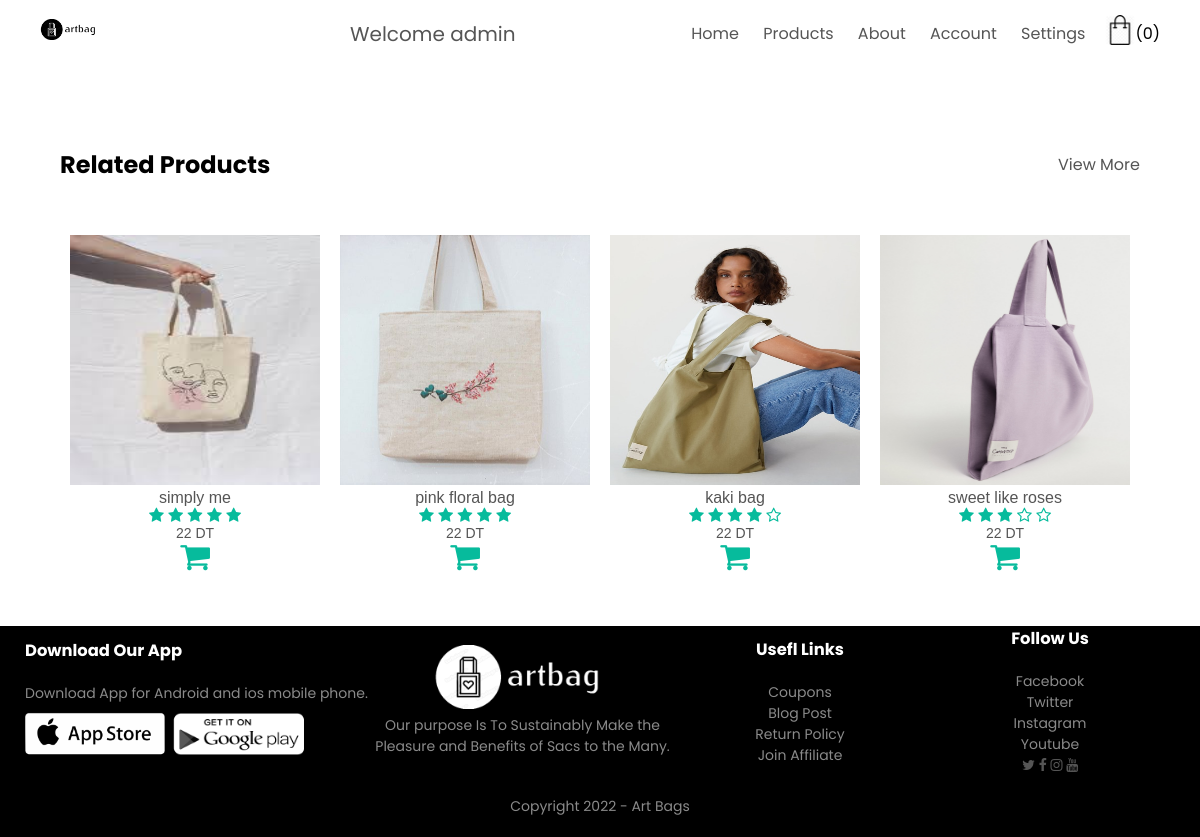
The app's page /productDetails.php (signed in) with its own data.
### tables this page shows
create table article(
    idarticle int(4) auto_increment primary key,   
    nom varchar(50) unique,
    descr varchar(200),
    img varchar(255) unique ,
    qtestock int,
    prix int ,
    rating int ,
    sale int 
);

### productDetails.php (the view, shortened to what this page needs)
<!DOCTYPE html>
<?php
require_once("connection.php");
$pseudo=$_SESSION['pseudo'] ;
if(isset($_SESSION['id'])) {
    $iduser=$_SESSION['id'];
}
else {
    $iduser="";
}
$id= $_SESSION['idarticle'] ;
?>
<html lang="en">
<head>
   <link rel="stylesheet" href="style.css">
   <link rel="stylesheet" href="https://cdn.jsdelivr.net/npm/@fortawesome/fontawesome-free@5.15.3/css/fontawesome.min.css">
   <link rel="stylesheet" href="https://cdnjs.cloudflare.com/ajax/libs/font-awesome/4.7.0/css/font-awesome.css" />
</head>
<body>
<div class="container">
<div class="navbar">
  <div class="logo">
  <a href="index.php"><img src="images/okk.png" width=60px heigh=30px  ></a>
  <?php if (!empty($iduser)){ ?>
  <div class="welcome">
	     <p> Welcome <?php echo  $pseudo ;?></p>
	   </div>
    <?php } ?>
  </div>
  <nav>
  <ul id="MenuItems">
        <li><a href="index.php">Home</a></li>
        <li><a href="products.php">Products</a></li>
        <li><a href="about.php">About</a></li>
        <li><a href="login.php">Account</a></li>
        <?php if (!empty($iduser) ){ ?>
        <div class="dropdown">
        <li><a href="#">Settings</a></li>
        </div>
        <?php } ?>
     </ul>
  </nav>
  <a href="cart.php"><img src="images/cad.png" width=30px height=30px></a>
  <?php
  if ( isset($_SESSION['fact']))
  $fact=$_SESSION['fact'];
  else $fact=0 ;
  if (!empty($iduser)){
      $sql ="SELECT * FROM commande WHERE idcc='$iduser' && ord='$fact'" ;
      $result= mysqli_query($conn, $sql);
      if ($result)
          { $nombre=mysqli_num_rows($result) ;
            echo "(".$nombre.")" ;    }
      else { echo "(0)" ; }        }
          ?>
</div>
</div>
<div class="small-container">
    <div class="row row2">
       <h2> Related Products </h2>
       <a href="products.php">View More</a>
    </div>
</div>
<div class="small-container">
    <div class="row ">
    <?php
        $sql ="SELECT * FROM article " ;
        $result= mysqli_query($conn, $sql);
        $s=0 ;
        if(mysqli_num_rows($result)>0){
           while($row= mysqli_fetch_assoc($result))  {
                   if(($row['idarticle']>$id) && $s<4 )  {
                       $s=$s+1; ?>
        <div id="<?php echo $row['idarticle'];?>" class="col-4">
        <a href="productDetails.php?id=<?php echo $row['idarticle'];?>"> <img src=<?php print $row['img'] ?> ></a>
            <h4><?php echo $row['nom'];?></h4>
            <div  class="rating">
            <?php $mm=0;
                               for($i=0;$i<$row['rating'];$i++){
                                   $mm=$mm+1;?>
                                         <a href="stars2.php?fa=<?php echo $i ?>&fart=<?php echo $row['idarticle'];?>&id=<?php echo $id;?>"  >  <i class="fa fa-star"></i></a>
                                <?php }for($i=0;$i<(5-$row['rating']);$i++){
                                    ?>
                                    <a href="stars2.php?fa=<?php echo $mm+$i ?>&fart=<?php echo $row['idarticle'];?>&id=<?php echo $id;?>"  >  <i class="fa fa-star-o"></i></a>
                                 <?php } ?>
                                </div>
            <p><?php echo $row['prix']." DT";?></p>
            <?php
                        $a=$row['idarticle'];
                        $sql2 ="SELECT * FROM commande WHERE (idart='$a' && idcc='$iduser' && ord='$fact ')" ;
                        $result2= mysqli_query($conn, $sql2);
                        if(mysqli_num_rows($result2)==0){?>
                          <div class="shop1">
                          <a href="addcommande2.php?id=<?php echo $row['idarticle'];?>"  ><i class="fa fa-shopping-cart fa-2x"></i></a>
                          </div>
                        <?php } else { ?>
                            <div class="shop2">
                            <a href="addcommande2.php?id=<?php echo $row['idarticle'];?>"  ><i class="fa fa-shopping-cart fa-2x"></i></a>
                          </div>
                           <?php } ?>
        </div>
       <?php }}}
                    $s=$s+1; ?>
    </div>
</div>
<div class="footer">
    <div class="container">
        <div class="row">
            <div class="footer-col-1">
                <h3> Download Our App </h3>
                <p>Download App for Android and ios mobile phone.</p>
                <div class="app-logo">
                    <img src="images/Download/appstore.png" height=50px>
                    <img src="images/Download/googleplay.png" height=50px>
                </div>
            </div>
            <div class="footer-col-2">
                <a href="index.php"><img src="images/okk.png" width=120px></a>
                <p>Our purpose Is To Sustainably Make the Pleasure and Benefits of Sacs to the Many.</p>
            </div>
            <div class="footer-col-3">
                <h3>Usefl Links</h3>
                <ul>
                    <li>Coupons</li>
                    <li>Blog Post</li>
                    <li>Return Policy</li>
                    <li>Join Affiliate</li>
                </ul>
            </div>
            <div class="footer-col-4">
                <h3>Follow Us</h3>
                <ul>
                    <li>Facebook</li>
                    <li>Twitter</li>
                    <li>Instagram</li>
                    <li>Youtube</li>
                </ul>
                <div id="icons">
                    <a href="http://www.twitter.fr"><i class="fa fa-twitter"></i></a>
                    <a href="http://www.facebook.fr"><i class="fa fa-facebook"></i></a>
                    <a href="http://www.instagram.fr"><i class="fa fa-instagram"></i></a>
                    <a href="http://www.youtube.fr"><i class="fa fa-youtube"></i></a>
                </div>
        </div>
        <p class="copyright">Copyright 2022 - Art Bags</p>
     </div>
</div>
</body>
</html>

### style.css (style rules this page uses)
* { margin :0 ; padding : 0; box-sizing :0 ; }
body { font-family: 'Poppins', sans-serif; }
.navbar { display : flex; align-items: center ; padding: 15px ; }
nav { flex:1 ; text-align : right ; }
nav ul { display : inline-block ; list-style-type:none ; }
nav ul li { display : inline-block; margin-right : 20px ; }
a { text-decoration : none ; color :#555 ; }
p { color : #555 ; }
.container { max-width : 1300px ; padding-left:25px ; margin : auto ; padding-right:25px ; }
.row { display:flex ; align-items: center ; flex-wrap: wrap ; justify-content: space-around; }
.small-container { max-width:1080px ; margin:auto ; padding-left:25px ; padding-right:25px ; }
.col-4 { flex-basis:24% ; padding:3px ; min-width:200px ; margin-bottom:50px ; transition : transform 0.5s; text-align: center; color:#555; font-family: 'Khula', sans-serif; }
.col-4 img { width:250px ; height:250px ; }
h4 { color:#555; font-weight: normal ; }
.col-4 p { font-size : 14px ; }
.row2 { justify-content: space-between; margin:80px auto 50px ; }
.rating .fa { color:#07BB9C; }
.shop1 a { color:#07BB9C; }
.small-container { margin:auto ; }
.footer { background: #000; color:#8a8a8a ; font-size:14px ; padding: 0px 0 20px ; }
.footer p { color: #8a8a8a ; }
.footer img { filter: invert(1) ; }
.footer h3 { color:#fff ; margin-bottom : 20px ; }
.footer-col-1,.footer-col-2,.footer-col-3,.footer-col-4 { min-width:250px ; margin-bottom:20px ; }
.footer-col-1 { flex-basis:30% ; }
.footer-col-2 { flex:1 ; text-align : center; }
.footer-col-2 img { width:180px ; margin-bottom:0px ; }
.footer-col-3, .footer-col-4 { flex-basis : 12% ; text-align:center ; }
ul { list-style-type: none ; ; }
.app-logo img { margin-top:5px ; width: 140px ; }
.copyright { text-align : center ; }
.dropdown { position: relative; display: inline-block; align-items: center; }
.logo { display: inline-flex; }
.welcome { margin-left: 250px ; font-size: 20px; font-family: 'Poppins', sans-serif;; }

### records on screen
article: img (picture), nom "simply me", rating 5 (drawn), prix "22"
article: img (picture), nom "pink floral bag", rating 5 (drawn), prix "22"
article: img (picture), nom "kaki bag", rating 4 (drawn), prix "22"
article: img (picture), nom "sweet like roses", rating 3 (drawn), prix "22"

### other values on screen
$pseudo "admin"
$nombre "0"
